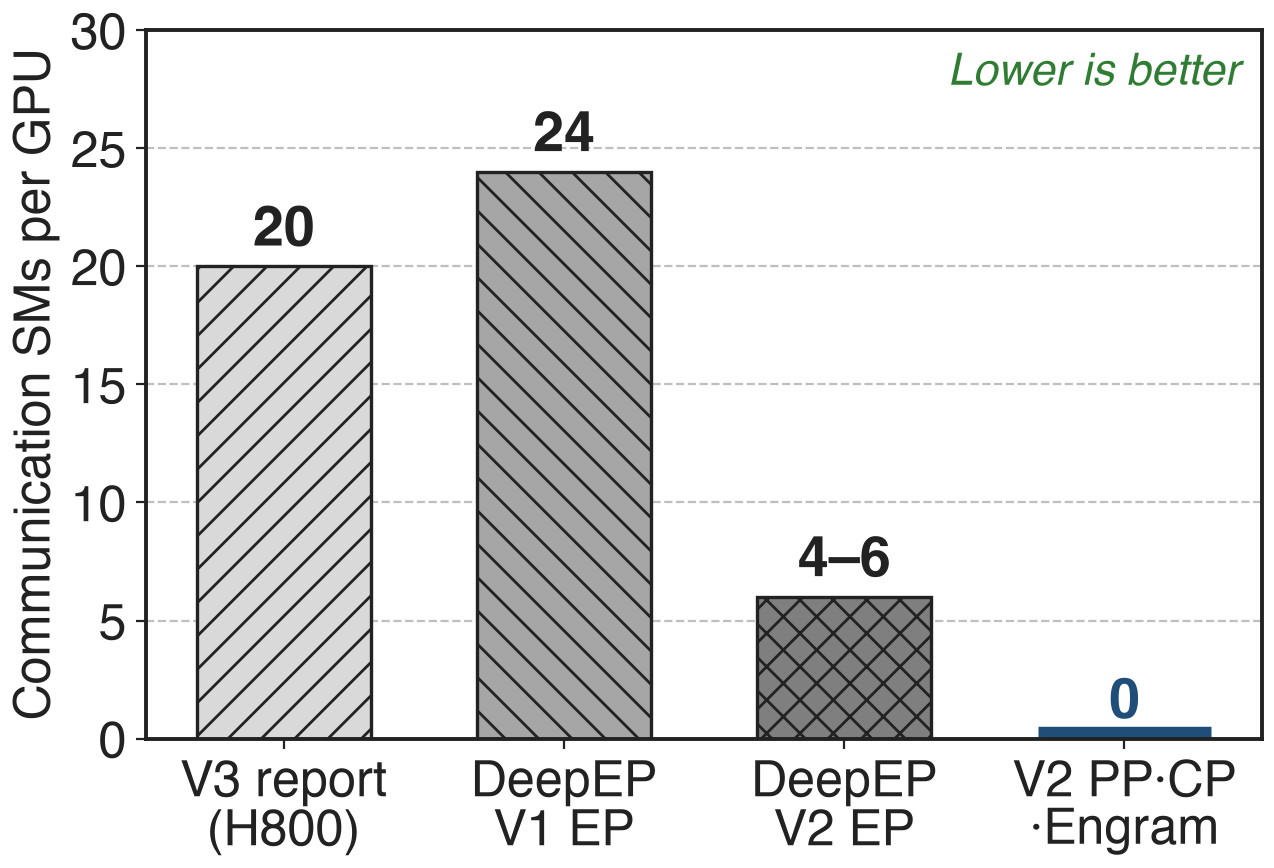

This figure's Python source:
"""sm_budget: SMs held by communication per GPU.
Data (see notes/sources.md):
  DeepSeek-V3 report, H800: 20 of 132 SMs                 [DSV3 sec. 3.5.1 p.20]
  DeepEP V1, V3-like legacy training: 24 SMs               [DeepEP README @ b306af06af l.22]
  DeepEP V2 EP, same setting: 4-6 SMs (bar drawn to 6)     [same]
  DeepEP V2 PP / CP all-gather / Engram transfer: 0 SMs    [same, l.23-25 "0 SM ..."]
"""
import sys, pathlib
sys.path.insert(0, str(pathlib.Path(__file__).resolve().parents[3] / "scripts"))
import slidechart as sc

names = ["V3 report\n(H800)", "DeepEP\nV1 EP", "DeepEP\nV2 EP", "V2 PP·CP\n·Engram"]
values = [20, 24, 6, 0]
labels = ["20", "24", "4–6", "0"]

sc.setup()
fig, ax = sc.figure("right")
sc.bars(ax, names, values, ours=3, labels=labels)
ax.set_ylabel("Communication SMs per GPU")
ax.plot([2.69, 3.31], [0.12, 0.12], color=sc.ACCENT, lw=7, solid_capstyle="butt")
ax.set_ylim(0, 30)
sc.better(ax, "Lower is better", "upper right")
sc.save(fig, __file__)
